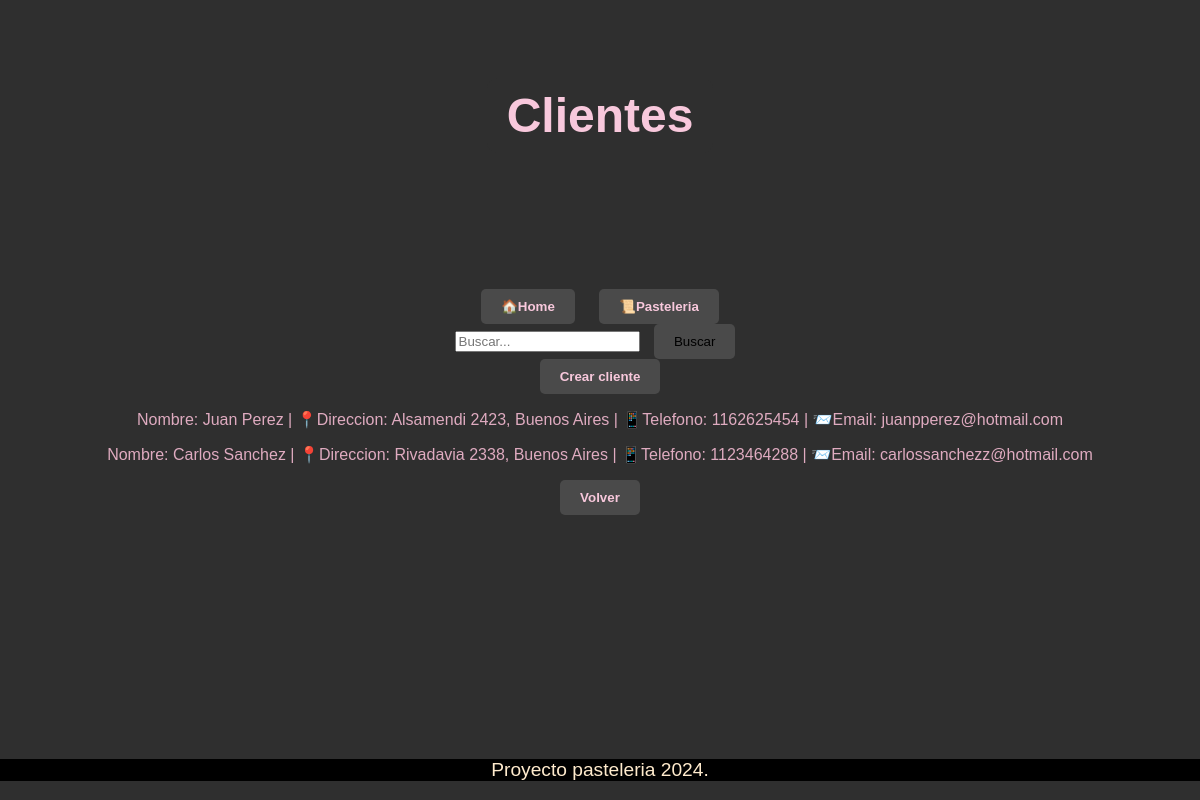
/pasteleria/cliente/list, run on an earlier commit of the app's database.
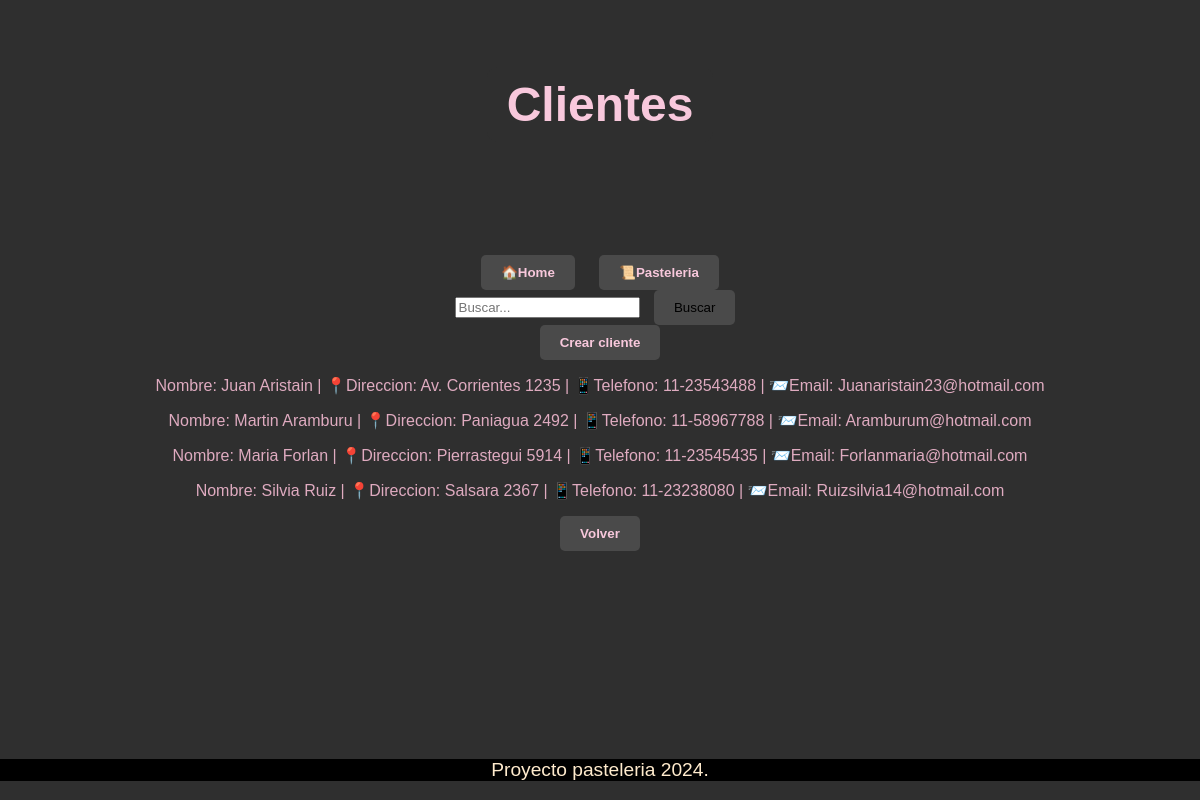
And on a later commit of the database.
### pasteleria/models.py (models this page shows, shortened)
class Cliente(models.Model):
    nombre = models.CharField(max_length=100)
    direccion = models.CharField(max_length=200)
    telefono = models.CharField(max_length=20, unique=True)
    email = models.EmailField(unique=True)

### pasteleria/views.py (the view)
# urls.py: path("cliente/list", views.cliente_list, name="cliente_list"),
def cliente_list(request):
    query = request.GET.get("q")
    if query:
        clientes = Cliente.objects.filter(nombre__icontains=query)
    else:
        clientes = Cliente.objects.all()
    contexto = {'clientes' : clientes}
    return render(request, 'pasteleria/cliente_list.html', contexto)

### pasteleria/templates/pasteleria/cliente_list.html
{% extends 'core/base.html' %}
{% block header %}
    Clientes
{% endblock header %}
{% block main %}
<form action="{% url 'pasteleria:cliente_list' %}" method="get">
    <input type="text" name="q" placeholder="Buscar...">
    <button type="submit">Buscar</button>
</form>
<button>
    <a href="{% url 'pasteleria:cliente_create' %}">Crear cliente</a>
</button>
    <div>
        {% for cliente in clientes %}
            <p> Nombre: {{cliente.nombre}} | 📍Direccion: {{ cliente.direccion }} | 📱Telefono:  {{ cliente.telefono }} | 📨Email: {{ cliente.email }}</p>
            {% empty %}
            <p>No hay registros.</p>
        {% endfor %}
    </div>
    <button><a href="{% url 'pasteleria:index' %}"> Volver </a></button>
{% endblock main %}

What changed in the data, as far as the page shows it:
removed Cliente: nombre "Juan Perez", direccion "Alsamendi 2423, Buenos Aires", telefono "1162625454", email "juanpperez@hotmail.com"
removed Cliente: nombre "Carlos Sanchez", direccion "Rivadavia 2338, Buenos Aires", telefono "1123464288", email "carlossanchezz@hotmail.com"
added Cliente: nombre "Juan Aristain", direccion "Av. Corrientes 1235", telefono "11-23543488", email "Juanaristain23@hotmail.com"
added Cliente: nombre "Martin Aramburu", direccion "Paniagua 2492", telefono "11-58967788", email "Aramburum@hotmail.com"
added Cliente: nombre "Maria Forlan", direccion "Pierrastegui 5914", telefono "11-23545435", email "Forlanmaria@hotmail.com"
added Cliente: nombre "Silvia Ruiz", direccion "Salsara 2367", telefono "11-23238080", email "Ruizsilvia14@hotmail.com"
